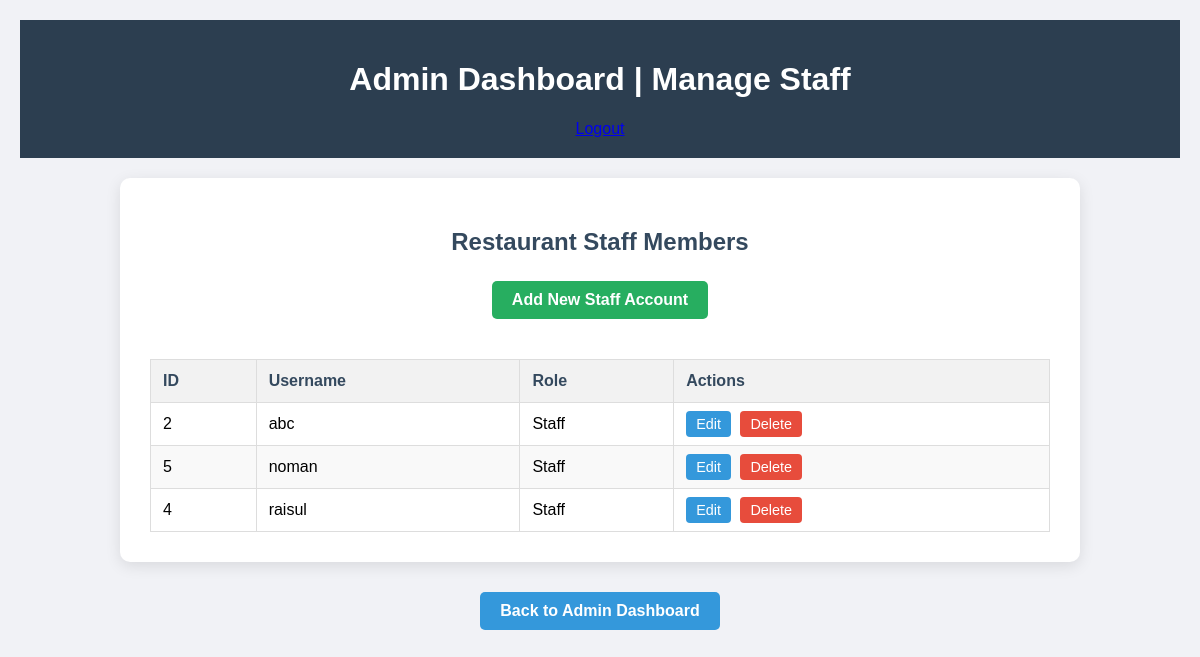
The page /view_staff.php (signed in) on the database its author committed.
### tables this page shows
CREATE TABLE `users` (
  `id` int(11) NOT NULL,
  `username` varchar(50) NOT NULL,
  `password` varchar(255) NOT NULL,
  `role` enum('admin','staff') NOT NULL
);

### view_staff.php (the view, shortened to what this page needs)
<?php
include 'db.php';
$staff_members = [];
try {
    $stmt = $conn->prepare("SELECT id, username, role FROM users WHERE role = 'staff' ORDER BY username ASC");
    $stmt->execute();
    $result = $stmt->get_result();
    if ($result->num_rows > 0) {
        while ($row = $result->fetch_assoc()) {
            $staff_members[] = $row;
        }
    } else {
        $message = "No staff members found in the system.";
    }
} catch (Exception $e) {
    error_log("Error fetching staff members: " . $e->getMessage());
    $message = "Error loading staff data. Please try again later.";
}
?>
<!DOCTYPE html>
<html lang="en">
<head>
</head>
<body>
    <header>
        <h1>Admin Dashboard | Manage Staff</h1>
        <a class="logout-btn" href="logout.php">Logout</a>
    </header>
    <div class="container">
        <h2>Restaurant Staff Members</h2>
        <a href="register_staff.php" class="add-staff-btn">Add New Staff Account</a>
        <?php if (!empty($staff_members)): ?>
            <table>
                <thead>
                    <tr>
                        <th>ID</th>
                        <th>Username</th>
                        <th>Role</th>
                        <th>Actions</th>
                    </tr>
                </thead>
                <tbody>
                    <?php foreach ($staff_members as $staff): ?>
                        <tr>
                            <td><?= htmlspecialchars($staff['id']); ?></td>
                            <td><?= htmlspecialchars($staff['username']); ?></td>
                            <td><?= htmlspecialchars(ucwords($staff['role'])); ?></td>
                            <td>
                                <a href="edit_staff.php?id=<?= htmlspecialchars($staff['id']); ?>" class="action-btn">Edit</a>
                                <a href="delete_staff.php?id=<?= htmlspecialchars($staff['id']); ?>" class="action-btn delete-btn" onclick="return confirm('Are you sure you want to delete this staff member?');">Delete</a>
                            </td>
                        </tr>
                    <?php endforeach; ?>
                </tbody>
            </table>
        <?php else: ?>
            <p>No staff members to display.</p>
        <?php endif; ?>
    </div>
    <div class="nav-links">
        <a href="admin_dashboard.php">Back to Admin Dashboard</a>
    </div>
</body>
</html>

### view_staff.php (style rules this page uses)
body { font-family: Arial, sans-serif; margin: 0; background: #f1f2f6; padding: 20px; }
header { background-color: #2c3e50; color: white; padding: 20px; text-align: center; margin-bottom: 20px; }
.container { background: white; padding: 30px; border-radius: 10px; box-shadow: 0 4px 15px rgba(0,0,0,0.1); max-width: 900px; width: 100%; margin: auto; text-align: center; }
h2 { color: #34495e; margin-bottom: 25px; }
table { width: 100%; border-collapse: collapse; margin-top: 20px; }
th, td { border: 1px solid #ddd; padding: 12px; text-align: left; }
th { background-color: #f2f2f2; color: #34495e; font-weight: bold; }
tr:nth-child(even) { background-color: #f9f9f9; }
.action-btn { background-color: #3498db; color: white; padding: 5px 10px; border: none; border-radius: 4px; cursor: pointer; text-decoration: none; font-size: 0.9em; margin-right: 5px; transition: background-color 0.3s ease; }
.delete-btn { background-color: #e74c3c; }
.add-staff-btn { display: inline-block; background-color: #27ae60; color: white; padding: 10px 20px; border-radius: 5px; text-decoration: none; font-weight: bold; margin-bottom: 20px; transition: background-color 0.3s ease; }
.nav-links { margin-top: 30px; text-align: center; }
.nav-links a { display: inline-block; background-color: #3498db; color: white; padding: 10px 20px; border-radius: 5px; text-decoration: none; font-weight: bold; margin: 0 10px; transition: background-color 0.3s ease; }

### rows shown on the page
users: id "2", username "abc", role "Staff"
users: id "5", username "noman", role "Staff"
users: id "4", username "raisul", role "Staff"
